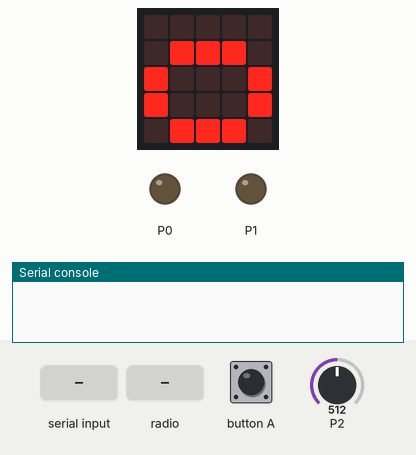
Simulated run of this program. Board: BBC micro:bit (MakeCode). On the bench: the board's 5×5 LED display, output pins drawn as LEDs (lit = HIGH), the last lines printed to the serial console. Inputs (shaded band) come from the test bench; at power-on: P2 = 512 (analog values on the 0–1023 scale). No radio messages arrive unless stated (any console line starting 'radio sent:' is added by the test bench).

Above: at 1.6 s.
1.7 s: "x" received over the second serial link
At 2.6 s:
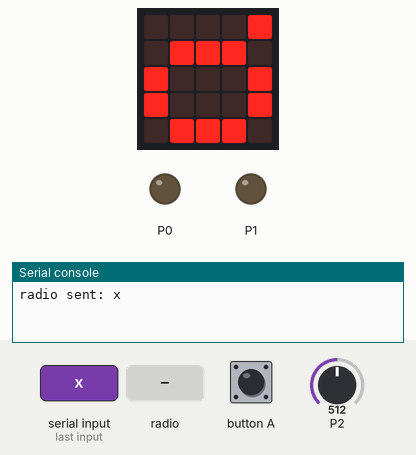
3.2 s: radio message "x=1" arrives
At 4.4 s:
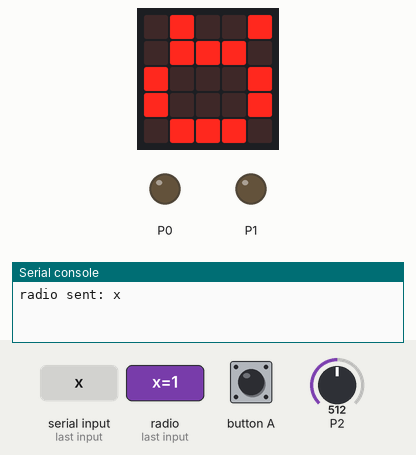
4.7 s: "y" received over the second serial link
At 5.9 s:
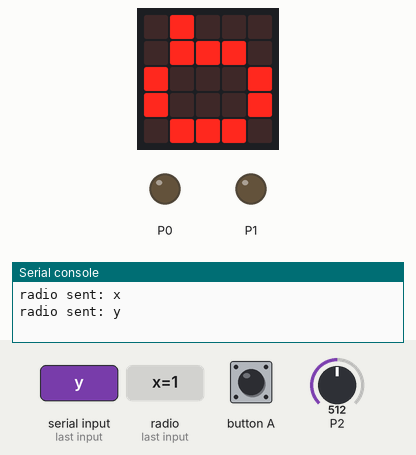
6.2 s: radio message "y=1" arrives
At 6.7 s:
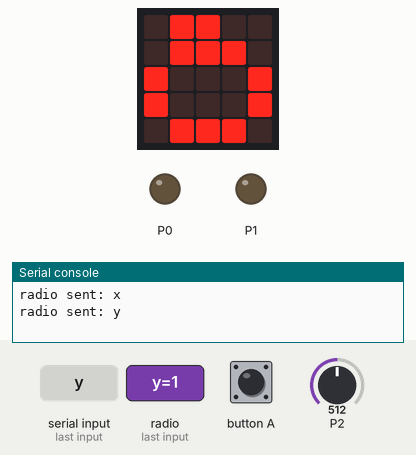
7.7 s: "button" received over the second serial link
At 8.5 s:
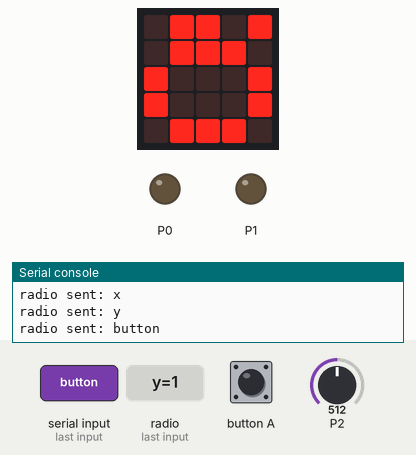
9.2 s: radio message "x=0" arrives
At 10.1 s:
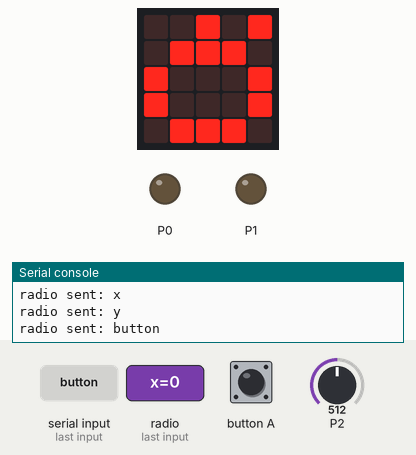
Timing chart, 0 to 11.7 s (numbered marks = the images above; inputs shaded):
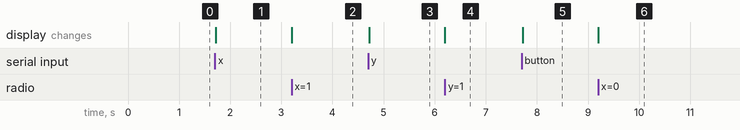

The program:

main.ts
```typescript
function servo_ctrl (servo_L: number, servo_R: number) {
    if (servo_mode == 0) {
        pins.digitalWritePin(DigitalPin.P0, 0)
        pins.digitalWritePin(DigitalPin.P1, 0)
    } else {
        if (servo_R == spd_stop) {
            servos.P0.setPulse(servo_R)
        } else {
            servos.P0.setPulse(servo_R)
        }
        if (servo_L == spd_stop) {
            servos.P1.setPulse(servo_L)
        } else {
            servos.P1.setPulse(servo_L)
        }
    }
}
input.onButtonPressed(Button.A, function () {
    if (servo_mode == 0) {
        servo_mode = 1
    } else {
        servo_mode = 0
    }
})
radio.onReceivedString(function (receivedString) {
    serial.writeString(receivedString)
    led.toggle(0, 0)
})
function sound_template () {
    if (button < 258) {
        serial.writeLine("konnnichiwa")
        basic.pause(200)
    } else if (button < 600) {
        serial.writeLine("yukkurishiteittene")
        basic.pause(200)
    } else if (button < 725) {
        serial.writeLine("soretteanatanokannsoudesuyone?")
        basic.pause(200)
    } else if (button < 809) {
        serial.writeLine("bunnbunnharo-yu-chu-bu")
        basic.pause(200)
    } else if (button < 834) {
        serial.writeLine("gomennnasai yokuwakarimasenn")
        basic.pause(200)
    } else if (button < 918) {
        serial.writeLine("?")
        basic.pause(200)
    }
}
radio.onReceivedValue(function (name, value) {
    if (name == "x") {
        x_bar = value
        led.toggle(1, 0)
    }
    if (name == "y") {
        y_bar = value
        led.toggle(2, 0)
    }
    if (name == "button") {
        button = value
        led.toggle(3, 0)
    }
})
let y_speed = 0
let sensor_old = 0
let res = ""
let y_bar = 0
let x_bar = 0
let button = 0
let servo_mode = 0
let mode = 0
let spd_stop = 0
spd_stop = 1500
let R_spd_H = 1500 - 50
let R_spd_L = 1500 - 10
let L_spd_H = 1500 + 50
let L_spd_L = 1500 + 10
servos.P0.stop()
servos.P1.stop()
radio.setGroup(1)
radio.setTransmitPower(7)
serial.setTxBufferSize(1000)
serial.setRxBufferSize(1000)
serial.redirect(
SerialPin.P8,
SerialPin.P12,
BaudRate.BaudRate4800
)
images.createImage(`
    . . . . .
    . # # # .
    # . . . #
    # . . . #
    . # # # .
    `).showImage(0)
if (input.buttonIsPressed(Button.A)) {
    mode = 1
} else {
    mode = 0
}
basic.forever(function () {
    let sencer: number;
res = serial.readString()
    if (res.isEmpty()) {

    } else {
        radio.sendString(res)
        led.toggle(4, 0)
    }
    if (mode == 0) {
        sencer = pins.analogReadPin(AnalogReadWritePin.P2)
        if (sencer < 134) {
            servo_ctrl(L_spd_H, R_spd_H)
            sensor_old = sencer
        } else if (sencer < 390) {
            servo_ctrl(L_spd_H, R_spd_L)
            sensor_old = sencer
        } else if (sencer < 646) {
            servo_ctrl(L_spd_L, R_spd_H)
            sensor_old = sencer
        } else if (sensor_old < 390) {
            servo_ctrl(L_spd_H, spd_stop)
        } else if (sensor_old < 646) {
            servo_ctrl(spd_stop, R_spd_H)
        } else {
            servo_ctrl(L_spd_H, R_spd_H)
        }
    } else {
        sound_template()
        if (servo_mode == 0) {
            pins.digitalWritePin(DigitalPin.P0, 0)
            pins.digitalWritePin(DigitalPin.P1, 0)
        } else {
            y_speed = y_bar - 499
            servos.P0.setPulse(1500 - y_speed + (x_bar - 480) / 2)
            servos.P1.setPulse(1500 + y_speed + (x_bar - 480) / 2)
        }
    }
})
```

test.ts
```typescript
// テストはここに来ます。このパッケージが拡張機能として使用されるときにはコンパイルされません。
```

Measured:
- after the input at 1.7 s, the display: changes at once (image 1)
- after the input at 3.2 s, the display: changes at once (image 2)
- after the input at 4.7 s, the display: changes at once (image 3)
- after the input at 6.2 s, the display: changes at once (image 4)
- after the input at 7.7 s, the display: changes at once (image 5)
- after the input at 9.2 s, the display: changes at once (image 6)
